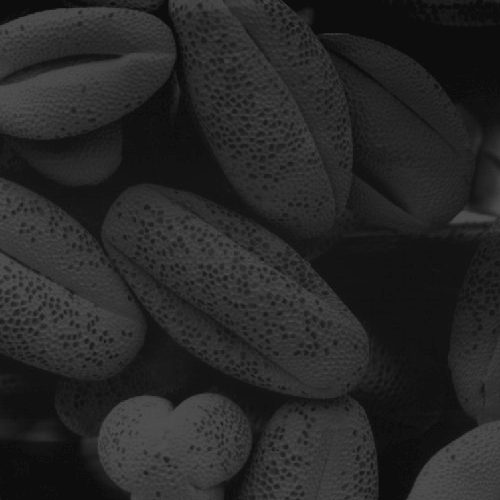
//> input picture eqHist/test.tif, 500 x 500 px
$ ./lines ../eqHist/test.tif 3   (built with g++ and OpenCV 4)
//> lines starting //> are read from the running program, lines starting //| are printed output that depends on the picture
#include <iostream>
#include <opencv2/opencv.hpp>

cv::Mat houghLines(cv::Mat source);
void findLinePolar(float rho, double theta, cv::Point &p1, cv::Point &p2);


int main(int argc, char **argv)
{
  if(argc < 3)
  {
    std::cerr << "exe, path img, threshold 1" << std::endl;
    exit(EXIT_FAILURE);
  }
  cv::Mat src = cv::imread(argv[1], 0);
//> src is the input picture: 500 rows x 500 cols, CV_8UC1; min 13, max 83, mean 38.7
  if(src.empty())
  {
    std::cerr << "Image not valid" << std::endl;
    exit(EXIT_FAILURE);
  }
  cv::imshow("Source", src);

  cv::Mat gx, gy, blur, canny;
  //getting edges with canny
  cv::GaussianBlur(src, blur, cv::Size(5, 5), 2.4);
  cv::Canny(blur, canny, 20, 100);
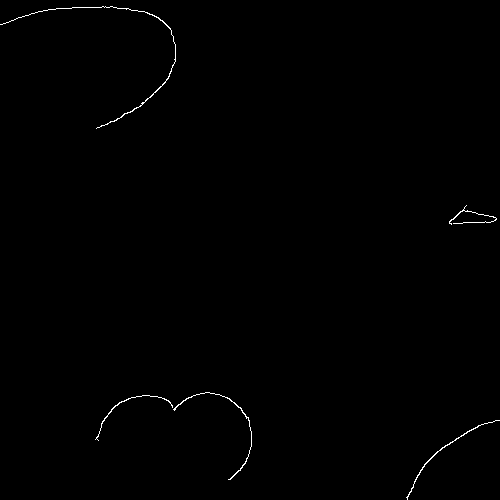
//> canny: 500 rows x 500 cols, CV_8UC1; 0.38% white in thin lines or dots

  cv::imshow("Canny", canny);
  cv::Mat votes = houghLines(canny);

  cv::Mat hl = src.clone();
  cv::cvtColor(hl, hl, cv::COLOR_GRAY2BGR);

  //draw lines using votes matrix
  for(int r = 0; r < votes.rows; r++)
  {
    for(int t = 0; t < 180; t++)
    {
      if(votes.at<int>(r, t) > atoi(argv[2]))
      {
        cv::Point p1, p2;
        findLinePolar(r-(sqrt(pow(src.rows, 2) * pow(src.cols, 2))), ((t-90)*CV_PI)/180, p1, p2);
        cv::line(hl, p1, p2, cv::Scalar(0, 0, 200));
      }
    }
  }
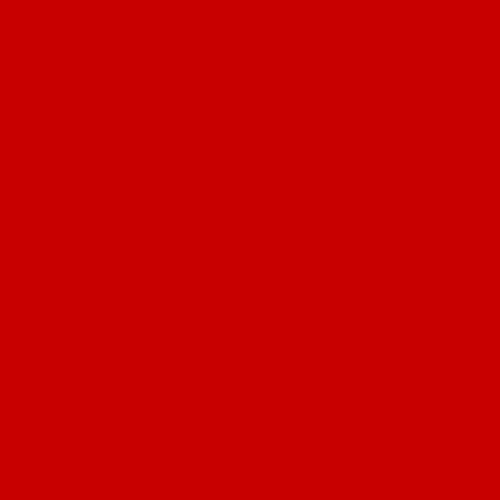
//> hl: 500 rows x 500 cols, CV_8UC3; mean B, G, R 0, 0, 200

  cv::imshow("Hough per lines", hl);

  cv::waitKey(0);
  return 0;
}

cv::Mat houghLines(cv::Mat source)
{
  int diagonal = sqrt(pow(source.rows, 2) * pow(source.cols, 2));
  //using a matrix with rows enough big
  cv::Mat votes = cv::Mat::zeros(diagonal*2, 180, CV_32S);

  //start by voting
  for(int x = 0; x < source.rows; x++)
  {
    for(int y = 0; y < source.cols; y++)
    {
      if( source.at<uchar>(x,y) != 0)
      {
        for(int t = 0; t < 180; t++)
        {
          double theta = (t-90) * CV_PI/180;
          double rho = cvRound( y * cos(theta) + x * sin(theta));
          rho += diagonal;
          votes.at<int>(rho, t)++;
        }
      }
    }
  }
  return votes;
}


void findLinePolar(float rho, double theta, cv::Point &p1, cv::Point &p2)
{
  //go back to cartesian coords
  p1.x = cvRound(cos(theta)*rho + 1000*(-sin(theta)));
  p1.y = cvRound(sin(theta)*rho + 1000*(cos(theta)));
  p2.x = cvRound(cos(theta)*rho - 1000*(-sin(theta)));
  p2.y = cvRound(sin(theta)*rho - 1000*(cos(theta)));
}
